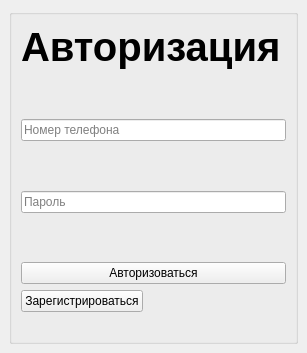
<?xml version="1.0" encoding="UTF-8"?>
<ui version="4.0">
 <class>MainWindow</class>
 <widget class="QMainWindow" name="MainWindow">
  <property name="geometry">
   <rect>
    <x>0</x>
    <y>0</y>
    <width>307</width>
    <height>353</height>
   </rect>
  </property>
  <property name="windowTitle">
   <string>MainWindow</string>
  </property>
  <widget class="QWidget" name="centralwidget">
   <layout class="QVBoxLayout" name="verticalLayout">
    <item>
     <widget class="QGroupBox" name="groupBox">
      <property name="contextMenuPolicy">
       <enum>Qt::DefaultContextMenu</enum>
      </property>
      <property name="layoutDirection">
       <enum>Qt::LeftToRight</enum>
      </property>
      <property name="title">
       <string/>
      </property>
      <layout class="QGridLayout" name="gridLayout">
       <property name="verticalSpacing">
        <number>6</number>
       </property>
       <item row="3" column="0">
        <widget class="QLineEdit" name="login">
         <property name="sizePolicy">
          <sizepolicy hsizetype="MinimumExpanding" vsizetype="Fixed">
           <horstretch>0</horstretch>
           <verstretch>0</verstretch>
          </sizepolicy>
         </property>
         <property name="text">
          <string/>
         </property>
         <property name="placeholderText">
          <string comment="123" extracomment="321">Номер телефона</string>
         </property>
         <property name="clearButtonEnabled">
          <bool>false</bool>
         </property>
        </widget>
       </item>
       <item row="2" column="0">
        <spacer name="verticalSpacer_2">
         <property name="orientation">
          <enum>Qt::Vertical</enum>
         </property>
         <property name="sizeHint" stdset="0">
          <size>
           <width>20</width>
           <height>40</height>
          </size>
         </property>
        </spacer>
       </item>
       <item row="6" column="0">
        <widget class="QLineEdit" name="password">
         <property name="sizePolicy">
          <sizepolicy hsizetype="MinimumExpanding" vsizetype="Fixed">
           <horstretch>0</horstretch>
           <verstretch>0</verstretch>
          </sizepolicy>
         </property>
         <property name="text">
          <string/>
         </property>
         <property name="echoMode">
          <enum>QLineEdit::Password</enum>
         </property>
         <property name="placeholderText">
          <string>Пароль</string>
         </property>
        </widget>
       </item>
       <item row="8" column="0">
        <widget class="QPushButton" name="sign_in">
         <property name="sizePolicy">
          <sizepolicy hsizetype="Expanding" vsizetype="Fixed">
           <horstretch>0</horstretch>
           <verstretch>0</verstretch>
          </sizepolicy>
         </property>
         <property name="layoutDirection">
          <enum>Qt::LeftToRight</enum>
         </property>
         <property name="autoFillBackground">
          <bool>false</bool>
         </property>
         <property name="text">
          <string>Авторизоваться</string>
         </property>
        </widget>
       </item>
       <item row="7" column="0">
        <spacer name="verticalSpacer">
         <property name="orientation">
          <enum>Qt::Vertical</enum>
         </property>
         <property name="sizeHint" stdset="0">
          <size>
           <width>20</width>
           <height>40</height>
          </size>
         </property>
        </spacer>
       </item>
       <item row="9" column="0">
        <widget class="QPushButton" name="registration">
         <property name="sizePolicy">
          <sizepolicy hsizetype="Fixed" vsizetype="Fixed">
           <horstretch>0</horstretch>
           <verstretch>0</verstretch>
          </sizepolicy>
         </property>
         <property name="text">
          <string>Зарегистрироваться</string>
         </property>
        </widget>
       </item>
       <item row="4" column="0">
        <spacer name="verticalSpacer_3">
         <property name="orientation">
          <enum>Qt::Vertical</enum>
         </property>
         <property name="sizeHint" stdset="0">
          <size>
           <width>20</width>
           <height>40</height>
          </size>
         </property>
        </spacer>
       </item>
       <item row="1" column="0">
        <widget class="QLabel" name="label">
         <property name="sizePolicy">
          <sizepolicy hsizetype="MinimumExpanding" vsizetype="Fixed">
           <horstretch>0</horstretch>
           <verstretch>0</verstretch>
          </sizepolicy>
         </property>
         <property name="font">
          <font>
           <family>MS Shell Dlg 2</family>
           <pointsize>30</pointsize>
           <weight>75</weight>
           <bold>true</bold>
           <stylestrategy>PreferDefault</stylestrategy>
          </font>
         </property>
         <property name="text">
          <string>Авторизация</string>
         </property>
        </widget>
       </item>
       <item row="10" column="0">
        <widget class="QLabel" name="error">
         <property name="sizePolicy">
          <sizepolicy hsizetype="Preferred" vsizetype="Fixed">
           <horstretch>0</horstretch>
           <verstretch>0</verstretch>
          </sizepolicy>
         </property>
         <property name="text">
          <string/>
         </property>
        </widget>
       </item>
      </layout>
     </widget>
    </item>
   </layout>
  </widget>
 </widget>
 <resources/>
 <connections/>
</ui>
